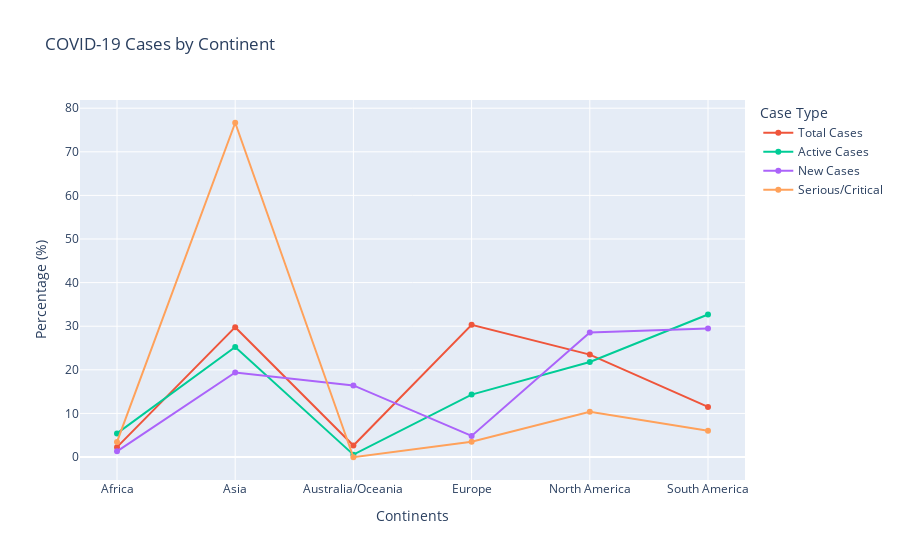

Source (notebook cell):
### Code cell
def continent_visualization(v_list):
    c_df = continent_df[['Continents']].copy()

    # Create a single figure with all case types plotted
    fig = px.line(title="COVID-19 Cases by Continent", markers=True)

    for label in v_list:
        c_df[label] = np.round(100 * continent_df[label] / np.sum(continent_df[label]), 2)
        fig.add_scatter(x=continent_df["Continents"], y=c_df[label], mode="lines+markers", name=label)

    # Update layout for better readability
    fig.update_layout(
        xaxis_title="Continents",
        yaxis_title="Percentage (%)",
        legend_title="Case Type"
    )

    fig.show(renderers='png')
    gc.collect()

# List of cases to plot
cases_list = ["Total Cases", "Active Cases", "New Cases", "Serious/Critical"]
continent_visualization(cases_list)

### Figure 1 — Plotly figure (JSON) as saved in the notebook; plotly's stock layout.template omitted (floating-point values rounded to 4 significant figures)
{"data": [{"hovertemplate": "<extra></extra>", "legendgroup": "", "line": {"color": "#636efa", "dash": "solid"}, "marker": {"symbol": "circle"}, "mode": "lines+markers", "name": "", "orientation": "v", "showlegend": false, "type": "scatter", "xaxis": "x", "yaxis": "y"}, {"mode": "lines+markers", "name": "Total Cases", "type": "scatter", "x": ["Africa", "Asia", "Australia/Oceania", "Europe", "North America", "South America"], "y": [2.27, 29.78, 2.65, 30.31, 23.49, 11.5]}, {"mode": "lines+markers", "name": "Active Cases", "type": "scatter", "x": ["Africa", "Asia", "Australia/Oceania", "Europe", "North America", "South America"], "y": [5.42, 25.23, 0.55, 14.32, 21.8, 32.69]}, {"mode": "lines+markers", "name": "New Cases", "type": "scatter", "x": ["Africa", "Asia", "Australia/Oceania", "Europe", "North America", "South America"], "y": [1.3, 19.38, 16.42, 4.84, 28.56, 29.5]}, {"mode": "lines+markers", "name": "Serious/Critical", "type": "scatter", "x": ["Africa", "Asia", "Australia/Oceania", "Europe", "North America", "South America"], "y": [3.46, 76.66, -0.05, 3.52, 10.39, 6.03]}], "layout": {"legend": {"title": {"text": "Case Type"}, "tracegroupgap": 0}, "title": {"text": "COVID-19 Cases by Continent"}, "xaxis": {"anchor": "y", "domain": [0, 1], "title": {"text": "Continents"}}, "yaxis": {"anchor": "x", "domain": [0, 1], "title": {"text": "Percentage (%)"}}}}
